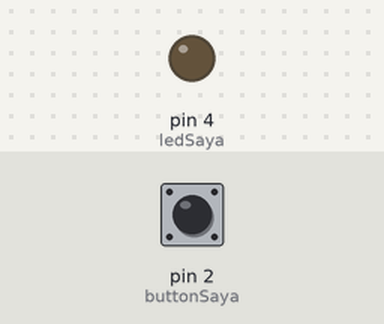
Bench run of a sketch on a simulated Arduino Uno, built with avr-gcc and run on an emulated ATmega328P. Parts: output pins drawn as LEDs (lit = HIGH). The inputs (shaded band) are chosen by the test bench; at power-on: pin 2 (buttonSaya) LOW.

Above: at 1.2 s.
1.3 s: pin 2 (buttonSaya) pulled HIGH for 0.15 s
At 1.37 s:
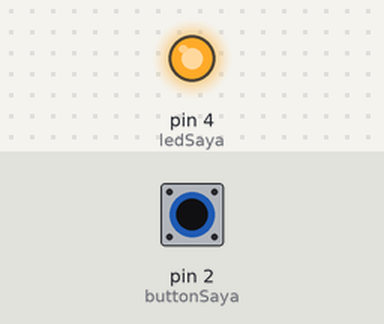
2.9 s: pin 2 (buttonSaya) pulled HIGH for 3.2 s
At 7.0 s:
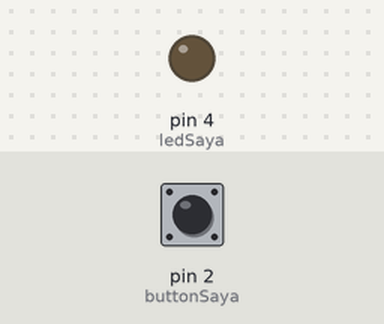
Timing chart, 0 to 8.5 s (numbered marks = the images above; inputs shaded):
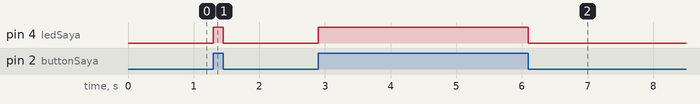

The sketch:

PUSH_BUTTON_1.ino
```cpp
const int buttonSaya = 2;     // mengubah ‘buttonSaya’ menjadi variabel pin 2
const int ledSaya =  4;      // mengubah ‘ledSaya’ menjadi variabel pin 3
int buttonStatusSaya = 0;         // mengubah ‘buttonStatusSaya’ menjadi variable 0

void setup()
{
   pinMode(ledSaya, OUTPUT); // mengubah ‘ledSaya’ menjadi pin OUTPUT
   pinMode(buttonSaya, INPUT); //mengubah ‘buttonSaya’ menjadi pin INPUT
}

void loop()
{
   // untuk membaca variabel 'buttonSaya' yang akan dipindahkan ke variabel ‘buttonStatusSaya’

   buttonStatusSaya = digitalRead(buttonSaya);


   // jika ‘buttonStatusSaya’ saya mendapatkan variabel nilai 1 atau HIGH atau ditekan ‘buttonSaya’-nya.

   if (buttonStatusSaya == HIGH)
   {
      digitalWrite(ledSaya, HIGH); //maka ‘ledSaya’ menyala
   }
   else
   {
      digitalWrite(ledSaya, LOW); //apabila tidak ada, maka ‘ledSaya’ mati
   }
}
```

Measured:
- after the input at 1.3 s, pin 4 (ledSaya): LOW → HIGH at once, → LOW 0.15 s later
- after the input at 2.9 s, pin 4 (ledSaya): LOW → HIGH at once, → LOW 3.2 s later
